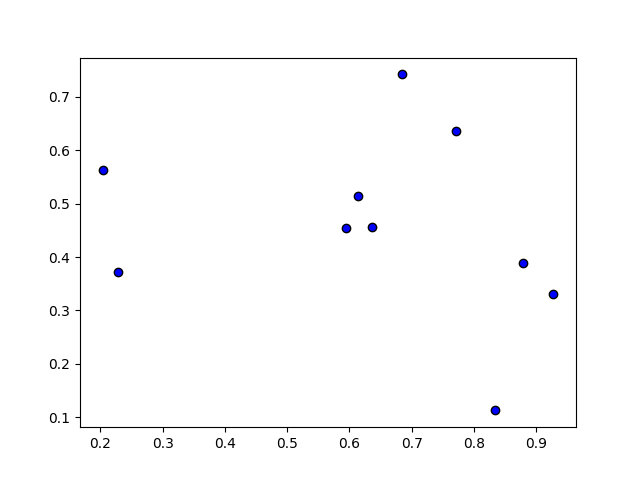

Generate this figure with Python:
# Traveling Salesman Problem 1

import numpy as np
import matplotlib.pyplot as plt

x = np.random.rand(10, 2)

plt.scatter(x[:, 0], x[:, 1], color='blue', edgecolors='k')
#plt.show()
plt.savefig('20240228-01_tsp.png')